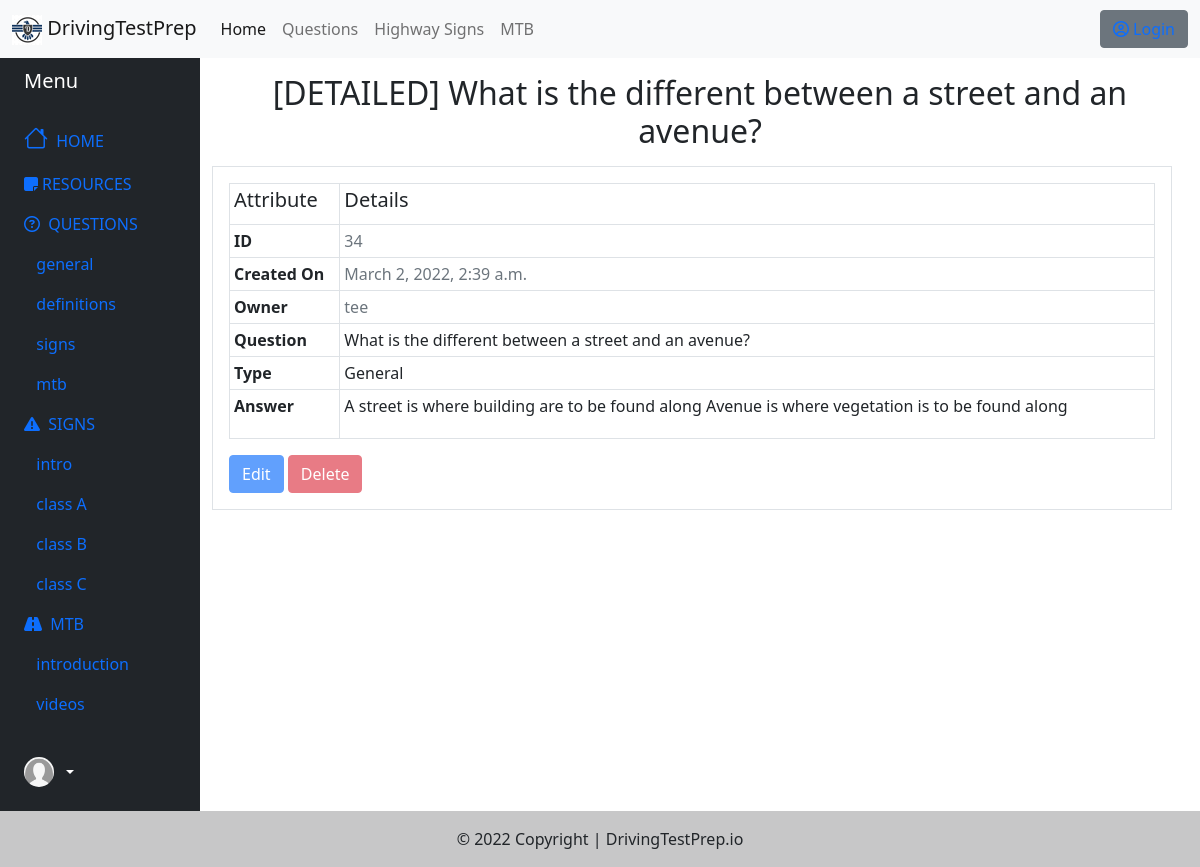
Screenshot of /questions/question-detail/34 with the database file from the repository.
### questions/models.py (models this page shows, shortened)
class Question(models.Model):
    QS_TYPE_CHOICES = (('General', 'General'),
                        ('Definition', 'Definition'),
                        ('Signs', 'Signs'),
                        ('Mtb', 'Mtb'))
    qs_title = models.CharField(max_length=1000, unique=True, verbose_name=u"Question")
    qs_owner = models.ForeignKey(User, on_delete=models.DO_NOTHING, blank=True)
    qs_type = models.CharField(max_length=1000, choices=QS_TYPE_CHOICES, verbose_name=u"Type")
    qs_answer = models.TextField(verbose_name=u"Answer")
    qs_date_added = models.DateTimeField(default=datetime.now, blank=True)
    qs_likes = models.ManyToManyField(User, related_name='questions_like', blank=True)
    qs_dislikes = models.ManyToManyField(User, related_name='questions_dislike', blank=True)
    class Meta:
        ordering = ["-id"]

### questions/views.py (the view)
# urls.py: path('question-detail/<int:pk>', QuestionDetailView.as_view(), name='question-detail'),
class QuestionDetailView(DetailView):
    model = Question
    template_name = 'questions/question_detail.html'

### questions/templates/questions/question_detail.html (shortened to what this page needs)
{% extends "highwaysign/base_sidenav.html" %}
{% load static %}
{% block content1 %}
<h2 class="text-center">[DETAILED] {{ object.qs_title }} </h2>
<div class="border m-3 ms-0 p-3">
    <table class="table table-sm table-bordered">
        <tr>
            <th><h5>Attribute</h5></th>
            <th><h5>Details</h5></th>
        </tr>
        <tr>
            <td><b>ID</b></td>
            <td class="text-muted">{{ object.id }}</td>
        <tr>
        <tr>
            <td><b>Created On</b></td>
            <td class="text-muted">{{ object.qs_date_added }}</td>
        <tr>
            <td><b>Owner</b></td>
            <td class="text-muted">{{ object.qs_owner }}</td>
        </tr>
        <tr>
            <td><b>Question</b></td>
            <td>{{ object.qs_title }}</td>
        </tr>
        <tr>
            <td><b>Type</b></td>
            <td>{{ object.qs_type }}</td>
        </tr>
        <tr>
            <td><b>Answer</b></td>
            <td>{{ object.qs_answer|linebreaks }}</td>
        </tr>
    </table>
    {% if object.qs_owner == user %}
        <a href="{% url 'question-edit' object.id %}">
            <button type="button" class="btn btn-primary">Edit</button></a>
        <a href="{% url 'question-delete' object.id %}">
            <button type="button" class="btn btn-danger">Delete</button></a>
    {% else %}
        <a href="#">
            <button type="button" class="btn btn-primary disabled">Edit</button></a>
        <a href="#">
            <button type="button" class="btn btn-danger disabled">Delete</button></a>
    {% endif %}
</div>
{% endblock content1 %}

### rows the page displays
Question: qs_title "What is the different between a street and an avenue?", id "34", qs_date_added "March 2, 2022, 2:39 a.m.", qs_owner "tee", qs_type "General", qs_answer "A street is where building are to be found along Avenue is where vegetation is to be found along"
